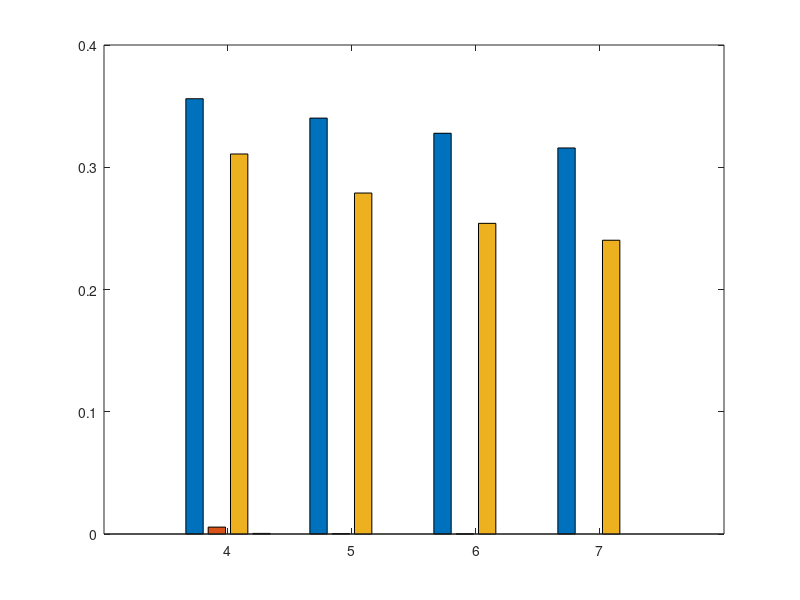

Write the MATLAB code that produced this figure. (Note: this script raises an error after producing the figure.)
clear; close all; clc
textSize = 16;
linewid = 1;

% ISm-nothing 4 5 6 7
% ISm-without sorting 4 5 6 7
% ISm-without perturbation 4 5 6 7
% ISm-RSS 4 5 6 7

% without correction
epiImpBMR = [
    1-0.6439410666 1-0.6597981771 1-0.6721940104 1-0.6842172476;
    1-0.9943529212 1-0.9996365017 1-0.9999414063 0;
    1-0.6891431726 1-0.7210883247 1-0.7458854167 1-0.7596980168;
    1-0.9995117188 0 0 0
    ];
epi = [4 5 6 7];

figure(111)
bar(epi, epiImpBMR(1:4,:)', 'grouped')
hold on
ax = gca;
ax.YAxis.FontSize = 14;
ax.XAxis.FontSize = 14;
ax.YAxis.FontWeight = 'bold';
ax.XAxis.FontWeight = 'bold';
ax.LineWidth = 1;
ylim([0 0.7]);
legend('SIM-SKG w.o. Sorting and Perturbation', 'SIM-SKG w.o. Sorting', 'SIM-SKG w.o. Perturbation', 'SIM-SKG', 'FontSize',textSize-2, 'FontWeight','bold', 'Location','northeast')
xlabel('Episode Length', 'FontSize', 15, 'FontWeight','bold')
ylabel('BMR', 'FontSize',15, 'FontWeight','bold')
grid on
for i=1:length(epiImpBMR)
    text(epi(i)-0.275,epiImpBMR(1,i),strcat(num2str(epiImpBMR(1,i), '%.2g')), 'FontSize',11, 'FontWeight','bold', 'HorizontalAlignment', 'center', 'VerticalAlignment', 'bottom')
    text(epi(i)-0.105,epiImpBMR(2,i),strcat(num2str(epiImpBMR(2,i), '%.2g')), 'FontSize',11, 'FontWeight','bold', 'HorizontalAlignment', 'center', 'VerticalAlignment', 'bottom')
    text(epi(i)+0.105,epiImpBMR(3,i),strcat(num2str(epiImpBMR(3,i), '%.2g')), 'FontSize',11, 'FontWeight','bold', 'HorizontalAlignment', 'center', 'VerticalAlignment', 'bottom')
    text(epi(i)+0.275,epiImpBMR(4,i),strcat(num2str(epiImpBMR(4,i), '%.2g')), 'FontSize',11, 'FontWeight','bold', 'HorizontalAlignment', 'center', 'VerticalAlignment', 'bottom')
end

print('epiCSIwithout2','-depsc')
